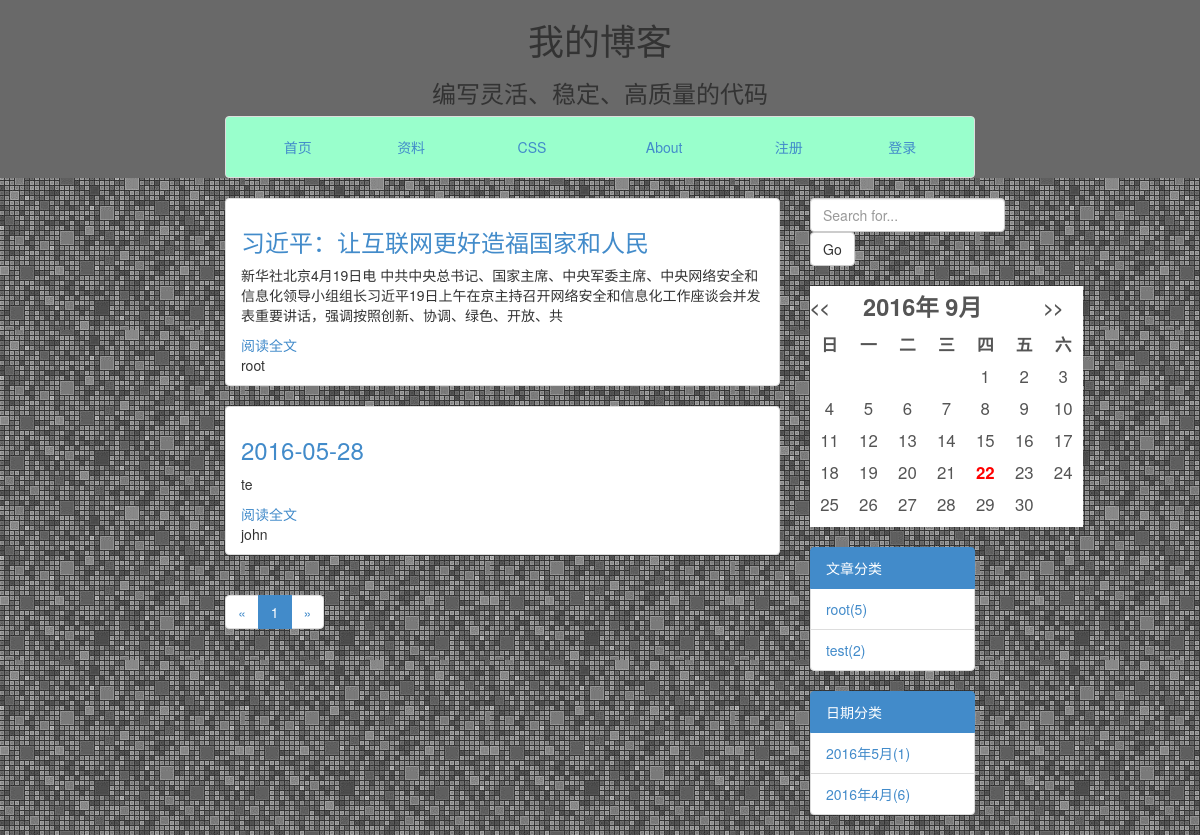
The page /blog/category/test/ on the database as committed earlier.
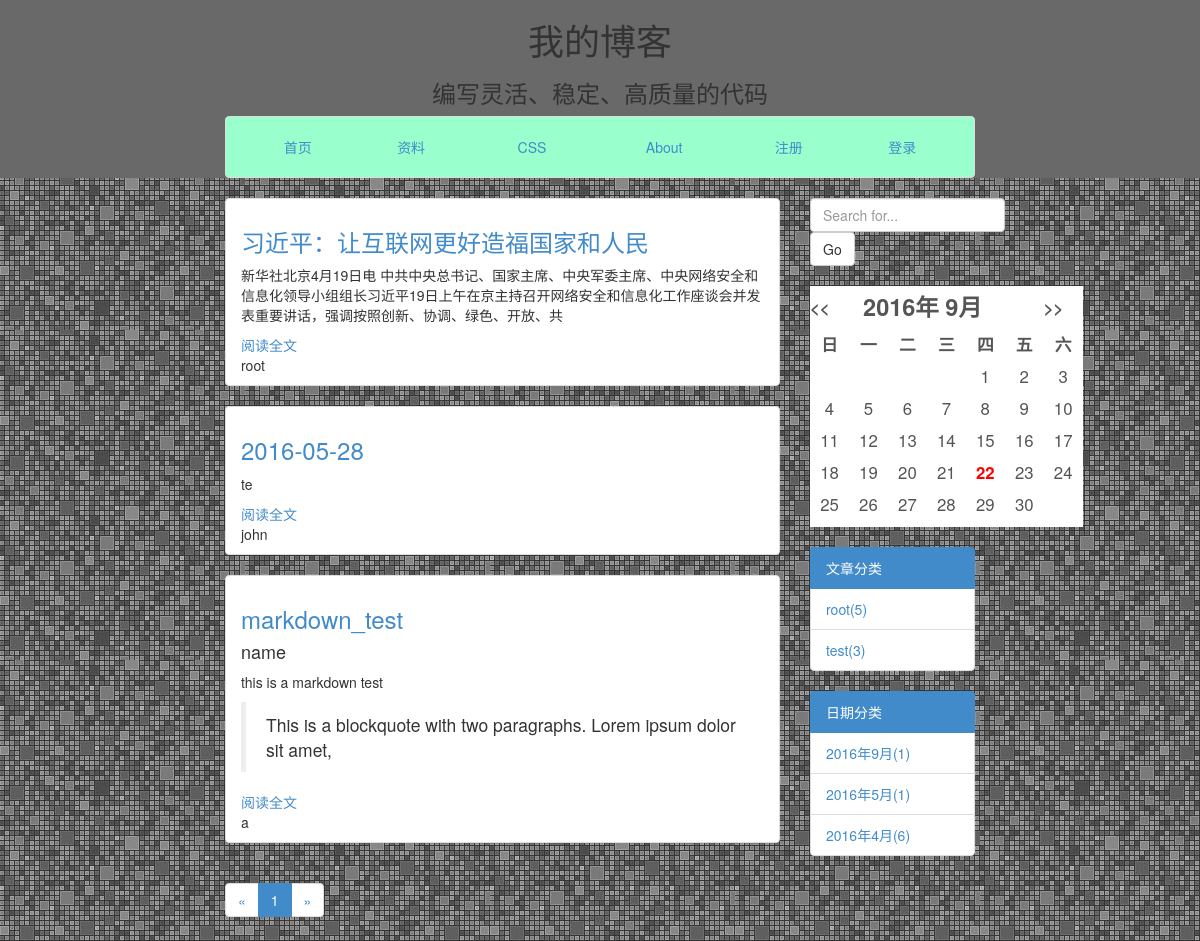
The same page on the database as committed later.
### blog/models.py (models this page shows, shortened)
class Article(models.Model):
    title = models.CharField(max_length=100)
    author = models.ForeignKey(User)
    content = models.TextField()
    category = models.ForeignKey(Category, blank=True, null=True)
    cre_date = models.DateTimeField(auto_now_add=True)
    update = models.DateTimeField(auto_now_add=True)
    status = models.SmallIntegerField(default=0,choices=STATUS.items())

class Category(models.Model):
    name = models.CharField(max_length=30)
    class Meta:
        ordering = ['-id']

### blog/views.py (the view)
# urls.py: url(r'^category/(\w+)/$', views.CategoryView.as_view(), name="category"),
class CategoryView(ListView):
    template_name = 'blog/main/index.html'
    paginate_by = PAGENUM
    context_object_name = 'articles'
    def get_queryset(self):
        category = get_object_or_404(Category, name=self.args[0])
        return Article.objects.filter(category=category)

### blog/custom_processors.py (called while the page is built)
def month_list(request):
    articles = Article.objects.all()
    year_month = set()
    for a in articles:
        year_month.add((a.cre_date.year,a.cre_date.month))
    counter = {}.fromkeys(year_month,0)
    for a in articles:
        counter[(a.cre_date.year,a.cre_date.month)] += 1
    year_month_number = []
    for key in counter:
        year_month_number.append([key[0],key[1],counter[key]])
    year_month_number.sort(reverse=True)
    return {'year_month_number': year_month_number}

def category(request):
    category1 = Category.objects.annotate(num_article=Count('article'))
    return {"categories": category1}

### blog/templatetags/custom_markdown.py (called while the page is built)
@register.filter(is_safe=True)  # 注册template filter
@stringfilter  # 希望字符串作为参数
def custom_markdown(value):
    return mark_safe(markdown.markdown(value,
                                       extensions=['markdown.extensions.fenced_code', 'markdown.extensions.codehilite'],
                                       safe_mode=True,
                                       enable_attributes=False))

### blog/templates/blog/main/index.html
{% extends "blog/base.html" %}
{% load custom_markdown %}
    {% block context %}
        {% if articles %}
        {% for article in articles %}
        <div class="list-group">
            <li class="list-group-item">
            <h3>
            <a href="{% url 'blog:detail' article.id %}" >
                {{ article.title }} <br /></a>
            </h3>
                {{ article.content|custom_markdown|truncatechars_html:100 }}
            <a href="{% url 'blog:detail' article.id %}" >
                阅读全文</a>
            <br />
            {{ article.author }}
            </li>
        </div>
        {% endfor %}
        {% else %}
                <p>No articles are available.</p>
        {% endif %}
<nav>
    <ul class="pagination ">
    <li>
        {% if page_obj.has_previous %}
            <a href="?page={{ page_obj.previous_page_number }}" class="active">&laquo;</a>
        {% else %}
            <a href="" >&laquo;</a>
        {% endif %}
    </li>
    <li>
        {% for i in page_obj.paginator.page_range %}
            <li {% if page_obj.number == i %}class="active"{% endif %}>
                <a  href="?page={{ i }}">{{ i }}</a>
            </li>
        {% endfor %}
    </li>
    <li>
        {% if page_obj.has_next %}
            <a href="?page={{ page_obj.next_page_number }}" >&raquo;</a>
        {% else %}
            <a href="" >&raquo;</a>
        {% endif %}
    </li>
    </ul>
</nav>
    {% endblock context %}

### blog/templates/blog/base.html (shortened to what this page needs)
<!DOCTYPE html>
<!DOCTYPE html>
<html lang="zh-CN">
{% load staticfiles %}
<head>
    <link href="{% static 'bist/css/bootstrap.css' %}" rel="stylesheet" media="screen" >
    <link href="{% static 'bist/css/customed.css' %}" rel="stylesheet" media="screen" >
</head>
<body background="{% static "images/background.png" %}">
<div class="container-fluid row-fluid " id="bg-header">
        <div class="col-mad-12 ">
            <h1 class="text-center">我的博客</h1>
            <h3 class="text-center" >编写灵活、稳定、高质量的代码</h3>
        </div>
		<div class="col-md-8 col-md-offset-2 " >
            <div class="navbar-wrapper">
		        <ul class="nav nav-tab nav-justified list-group-item" id="bg-nav">
                    <li class="active"><a href="/blog/">首页</a></li>
                    <li><a href="/blog/ziliao/">资料</a></li>
                    <li><a href="#">CSS</a></li>
                    <li><a href="#">About</a></li>
                    {% if user.is_authenticated %}
                    <li ><p align="center">欢迎：{{ user.username }}</p></li>
                    <li><a href="/blog/logout/">退出</a></li>
                    {% else %}
                    <li><a href="/blog/register/" ">注册</a></li>
                    <li><a href="/blog/login/">登录</a></li>
                    {% endif %}
                </ul>
            </div>
        </div>
</div>
<div class="container-fluid row-fluid" >
		    <div class="col-md-6 col-md-offset-2 ">
		    	    {% block context %}
		    	    {% endblock context %}
		    </div>
		    <div class="col-md-2">
            {% block search %}
            {% include "blog/side/search.html" %}
            {% endblock %}
            {% block calender %}
            {% include "blog/side/calender.html" %}
            {% endblock %}
            {% block category %}
            {% include "blog/side/category.html" %}
            {% endblock %}
            {% block month %}
            {% include "blog/side/month.html" %}
            {% endblock %}
            </div>
</div>
</body>
</html>

### blog/templates/blog/side/search.html (shortened to what this page needs)
{% block search %}
<div>
    <form class="form-inline " action="" method="get">{% csrf_token %}
        <div class="input">
            <input type="text" class="form-control" placeholder="Search for...">
            <button type='submit' class="btn btn-default">Go</button>
        </div>
    </form>
</div>
{% endblock search %}

### blog/templates/blog/side/calender.html (shortened to what this page needs)
{% block calender %}
<head>
</head>
<body>
<table id="calendar" cellspacing="0">
<tr>
<th style="cursor:pointer;cursor:hand;"><<</th>
<th id="tittle" colspan="5"> </th>
<th style="cursor:pointer;cursor:hand;">>></th>
</tr>
<tr id="days">
<th>日</th>
<th>一</th>
<th>二</th>
<th>三</th>
<th>四</th>
<th>五</th>
<th>六</th>
</tr>
<tr>
<td> </td>
<td> </td>
<td> </td>
<td> </td>
<td> </td>
<td> </td>
<td> </td>
</tr>
<tr>
<td> </td>
<td> </td>
<td> </td>
<td> </td>
<td> </td>
<td> </td>
<td> </td>
</tr>
<tr>
<td> </td>
<td> </td>
<td> </td>
<td> </td>
<td> </td>
<td> </td>
<td> </td>
</tr>
<tr>
<td> </td>
<td> </td>
<td> </td>
<td> </td>
<td> </td>
<td> </td>
<td> </td>
</tr>
<tr>
<td> </td>
<td> </td>
<td> </td>
<td> </td>
<td> </td>
<td> </td>
<td> </td>
</tr>
<tr>
<td> </td>
<td> </td>
<td> </td>
<td> </td>
<td> </td>
<td> </td>
<td> </td>
</tr>
</table>
</body>
{% endblock calender %}

### blog/templates/blog/side/category.html
{% block category %}
<div class="list-group">
                <a class="list-group-item active">
                文章分类
                </a>
                {% if categories %}
                {% for c in categories %}
                <li class="list-group-item">
                <a href="{% url 'blog:category' c.name %}">{{ c.name }}({{ c.num_article }})</a>
                </li>
                {% endfor %}
                {% endif %}
</div>
{% endblock category %}

### blog/templates/blog/side/month.html
{% block category %}
<div class="list-group">
                <a class="list-group-item active">
                日期分类
                </a>
                {% for y,m,n in year_month_number %}
                <li class="list-group-item">
                <a href="{% url 'blog:index_by_month' y m %}">{{ y }}年{{ m }}月({{ n }})</a>
                </li>
                {% endfor %}
</div>
{% endblock category %}

### blog/static/bist/css/customed.css (style rules this page uses)
#bg-header { background-color:#696969; }
#bg-nav { background-color:#99ffcc; }

### blog/templates/blog/side/calender.html (style rules this page uses)
#calendar { background:#fff; color:#555; font-size:1.2em; }
#tittle { font-size:1.4em; padding:4px 0.6em; }
#days th { font-weight:bold; text-align:center; padding:4px 0.66em; }
#calendar td { text-align:center; padding:4px 0.55em; }
#today { color:#F00; font-weight:bold; }

Rows that differ between the two databases and show on the page:
added Article: title "markdown_test", content|custom_markdown "name this is a markdown test This is a blockquote with two paragraphs. Lorem ipsum dolor sit amet,", author "a"
computed for Category "test": num_article "2" → "3"
Other text that changed with them:
new list line: "2016 年 9 月( 1 )"
